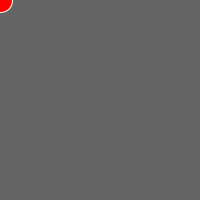
Frame 1 (no input)
Frame 60 (the mouse pressed at the canvas centre just before this capture): identical to frame 1, image omitted
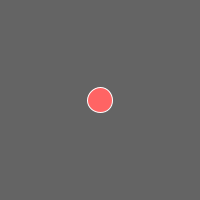
Frame 120 (the mouse held since frame 60 and released just before this capture)

The Processing sketch that drew these frames (run headless with seeded random() and noise(); from frame 60 on, the mouse is pressed at the canvas centre):

// Processing sketch: MyOtherProcessingFile
// ── MyOtherProcessingFile.pde
void setup() {
  size(200, 200);
  background(100);
  stroke(255);
  println("hello web!");
}
  void draw() {
  background(100);
  fill(255, mouseX, mouseY);
  ellipse(mouseX, mouseY, 25, 25);
  }
